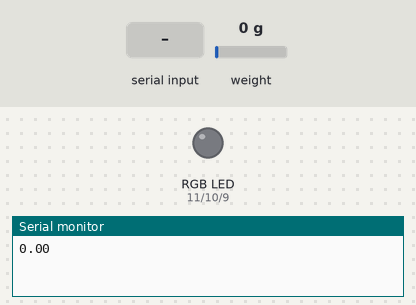
Recording of a sketch running on a simulated Arduino Uno, built with avr-gcc and run on an emulated ATmega328P. On the bench: an RGB LED mixed from three pins (HIGH = lit), the last lines printed to the serial monitor. The inputs (shaded band) are chosen by the test bench; at power-on: weight on the scale 0 g. Dim RGB values are drawn brighter than linear.

Above: at 2.2 s.
2.3 s: "90,45,200\n" received over the second serial link
At 4.4 s:
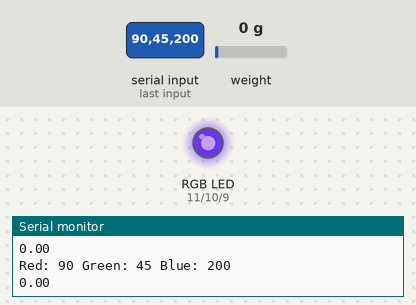
4.7 s: "30,150,10\n" received over the second serial link
At 5.6 s:
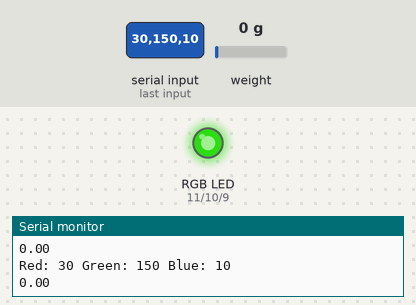
6.2 s: "1,90,45\n" received over the second serial link
At 6.7 s:
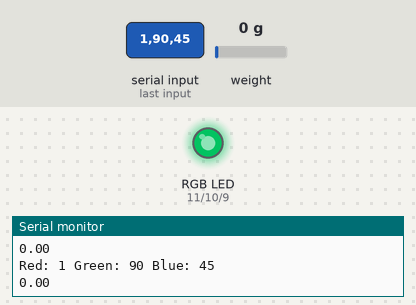
7.7 s: weight on the scale set to 28 g
11.6 s: weight on the scale set to 34 g
13.1 s: weight on the scale set to 57 g
14.9 s: weight on the scale set to 68 g
Timing chart, 0 to 17.4 s (numbered marks = the images above; inputs shaded):
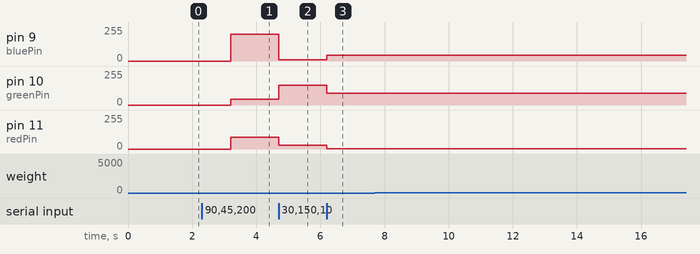

Measured:
- after the input at 2.3 s, pin 9 (bluePin): 0/255 → 200/255 after 0.90 s; pin 10 (greenPin): 0/255 → 45/255 after 0.90 s; pin 11 (redPin): 0/255 → 90/255 after 0.90 s
- after the input at 4.7 s, pin 9 (bluePin): 200/255 → 10/255 at once; pin 10 (greenPin): 45/255 → 150/255 at once; pin 11 (redPin): 90/255 → 30/255 at once
- after the input at 6.2 s, pin 9 (bluePin): 10/255 → 45/255 at once; pin 10 (greenPin): 150/255 → 90/255 at once; pin 11 (redPin): 30/255 → 1/255 at once

The sketch:

Soju_Coaster.ino
```cpp
 #include <SoftwareSerial.h>
/* 블루투스를 사용하기 위한 준비를 합니다. 2번은 TXD, 3번은 RXD 입니다. 데이터를 주고 받을 핀 번호 입니다. */
#include "HX711.h" //HX711로드셀 엠프 관련함수 호출

#define calibration_factor 70.0 // 로드셀 스케일 값 선언
#define BOTTOM_FACTOR 15.0
#define FEW_CHANGE 30.0


float latest, current, saved;

int DOUT = 5;
int CLK = 4;
HX711 scale(DOUT, CLK); //엠프 핀 선언

bool isExist = false;
int TxPin = 2;
int RxPin = 3;
int bluePin = 9;


int greenPin = 10;
int redPin = 11;
SoftwareSerial BLU(TxPin, RxPin);


int redInt;
int greenInt;
int blueInt;

int saveRed;
int saveGreen;
int saveBlue;

void setup()
{
  //Serial setup
  Serial.begin(9600);
  BLU.begin(9600);
  scale.set_scale(calibration_factor);  //스케일 지정  calibration_factor = -7050.00 이 수의 절댓값을 더 작게 하면 더 미세한 측정이 가능하다.
  scale.tare(); //영점잡기. 현재 측정값을 0으로 둔다.
  //pinMode(4, OUTPUT);
  pinMode(redPin, OUTPUT);
  pinMode(greenPin, OUTPUT);
  pinMode(bluePin, OUTPUT);
  //digitalWrite(4,HIGH);
}

void loop()
{
  current = scale.get_units();
  Serial.print(current);
  Serial.print("    ");

  if (latest - current > FEW_CHANGE) {
      Serial.print("놓았다잉");
      Serial.println(saved);
      isExist = true;
      if (saved < current){
        char buffer [100];
        itoa(current - saved, buffer, 10);
        BLU.write(buffer);
        BLU.write('\n');
      }
      // 야매 기능 어쩔 수 없음...
      if (current - saved > BOTTOM_FACTOR)
        setColor(saveRed,saveGreen,saveBlue);
  }

  else if (current - latest > FEW_CHANGE) {
      saved = latest;
      Serial.print("들었다잉");
      isExist = false;
      setColor(0,0,0);
  }


  delay(1000);

  Serial.println();
  latest = current;

  if (BLU.available() > 0)
  {
    redInt = BLU.parseInt();
    greenInt = BLU.parseInt();
    blueInt = BLU.parseInt();
    redInt = constrain(redInt, 0, 255);
    greenInt = constrain(greenInt, 0, 255);
    blueInt = constrain(blueInt, 0, 255);

    if (BLU.available() > 0){
      saveRed = redInt;
      saveGreen = greenInt;
      saveBlue = blueInt;
      setColor(redInt, greenInt, blueInt);
      Serial.print("Red: ");
      Serial.print(redInt);
      Serial.print(" Green: ");
      Serial.print(greenInt);
      Serial.print(" Blue: ");
      Serial.print(blueInt);
      Serial.println();

      BLU.flush();

    }
  }
}
void setColor(int red, int green, int blue)
{
  analogWrite(redPin, red);
  analogWrite(greenPin, green);
  analogWrite(bluePin, blue);
}
```
